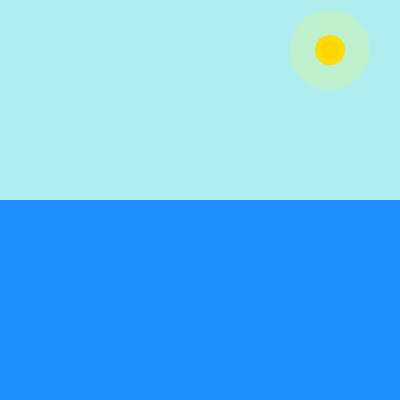
Frame 1 (no input)
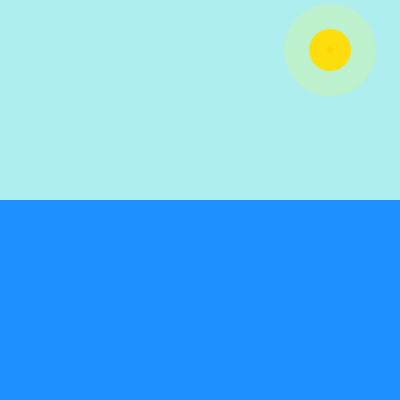
Frame 60 (no input)
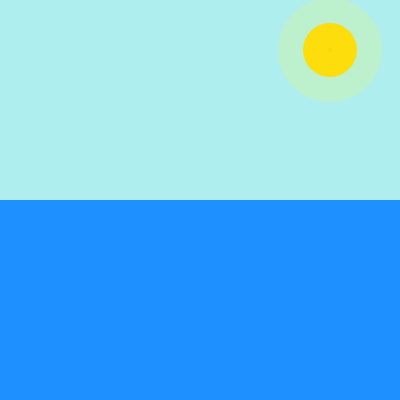
Frame 120 (the mouse pressed at the canvas centre since frame 60)

The p5.js sketch that drew these frames (run headless with seeded random() and noise() and a simulated clock; from frame 60 on, the mouse is pressed at the canvas centre):

// p5.js sketch
// ── sketch.js
let duckies = []; //each duck has x, y, color
let ripples = []; //each ripple has x, y, length
let sunSize = 30;
let triangleX = -30;
let ellipseX = 50;
let circleX = 80;
function setup() {
  createCanvas(400, 400);
  noFill();

  //creating 10 objects with randomized properties
  for (let i = 0; i < 10; i++) {
    //create 10 duckies as shown above and store them in the array duckies
    duckies[i] = new p5.Vector(random(450, 950), random(260, height / 2 - 50), color('yellow'));
  }

  //creating 10 objects with randomized properties
  for (let i = 0; i < 10; i++) {
    //create 10 ripples as shown above and store them in the array ripples
    ripples[i] = new p5.Vector((-1) * random(200, 800), random(height / 2, height), random(50, 150));
  }
}

function draw() {
  drawBackground();

  //draw all ripples and update their position
  for (let i = 0; i < ripples.length; i++) {
    drawRipple(ripples[i]);
    ripples[i].x++;
    if (ripples[i].x > width + 80) {
      ripples[i].x = (-1) * random(200, 800);
      ripples[i].y = random(width / 2, height);
      ripples[i].z = random(50, 150);
    }
  }

  //draw all duckies and update their position
  for (let i = 0; i < duckies.length; i++) {
    drawDuck(duckies[i]);
    if (mouseIsPressed) {
      duckies[i].x++;
     /* drawShark();
      triangleX++;
      ellipseX++;
      circleX++;
      if (triangleX > width + 20) {
    triangleX = 30;
  }
  if (ellipseX > width + 50) {
    ellipseX = 50;
  }
  if (circleX > width + 20) {
    circleX = 80;
  }
*/
    } else {
      duckies[i].x--;
    }
    if (duckies[i].x < -80) {
      duckies[i].x = random(450, 950);
      duckies[i].y = random(240, height / 2 - 50);
    }
  }
}

function drawBackground() {
  background('paleTurquoise');
  // water and sun
  noStroke();
  fill('dodgerBlue');
  rect(0, 200, 400, 200);
  drawSun()
}

function drawSun() {
  fill('gold');
  sunSize += 0.2
  if (sunSize > 150) {
    sunSize = 30
  }
  strokeWeight(50);
  stroke(242, 242, 61, 50);
  ellipse(330, 50, sunSize, sunSize);
  noStroke();
}

function drawDuck(duck) {
  fill('orange');
  ellipse(duck.x, duck.y, 20, 8);
  fill(duck.z);
  circle(duck.x + 20, duck.y, 40);
  ellipse(duck.x + 40, duck.y + 25, 60, 50);
  fill(0);
  circle(duck.x + 15, duck.y - 5, 4);
}

function drawRipple(ripple) {
  strokeWeight(1);
  stroke(41, 108, 204);
  line(ripple.x, ripple.y, ripple.x + ripple.z, ripple.y);
  noStroke();
}

/*function drawShark() {
  fill(200,0,0);
  triangle(triangleX, 232, triangleX, 272, triangleX + 40, 252);
  ellipse(ellipseX, 250, 100, 50);
  fill(0);
  ellipse(circleX, 243, 10, 10);
}*/
